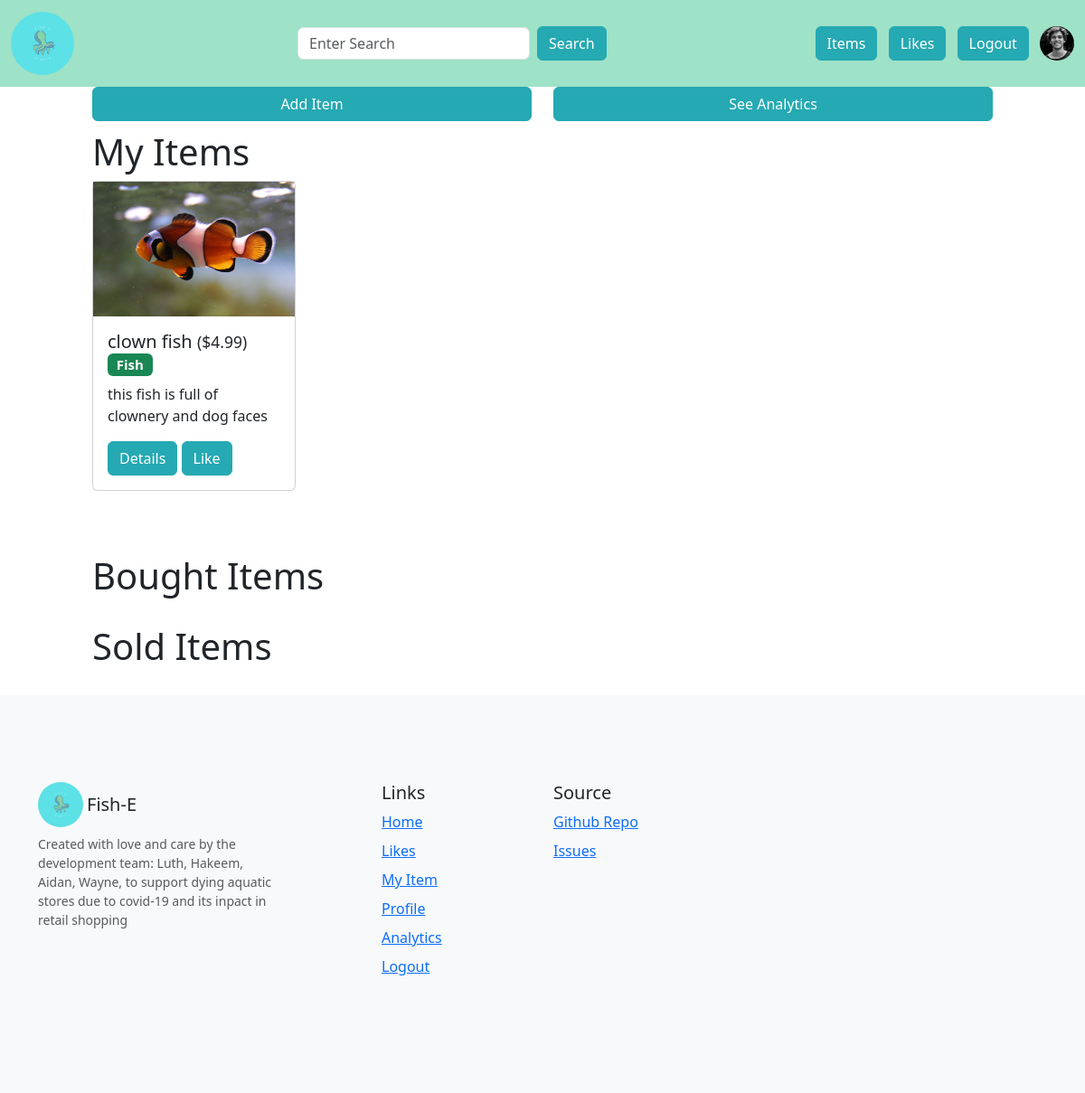
/myitems (signed in), run on the app's committed database.
### app.py (models this page shows, shortened)
class User(db.Model, UserMixin):
    __searchable__ = ["username", "description"]
    id = db.Column(db.Integer, primary_key=True)
    username = db.Column(db.String(20), unique=True, nullable=False)
    email = db.Column(db.String(120), unique=True, nullable=False)
    description = db.Column(db.String(500), nullable=True)
    image_file = db.Column(db.String(20), nullable=False, default="default.jpg")
    password = db.Column(db.String(60), nullable=False)
    date_joined = db.Column(db.DateTime, nullable=False, default=datetime.utcnow)
    items = db.relationship("Item", backref="author", lazy=True)
    bought = db.relationship(
        "Transaction", foreign_keys="Transaction.user_id", backref="buyer", lazy=True
    )
    sold = db.relationship(
        "Transaction", foreign_keys="Transaction.vendor_id", backref="seller", lazy=True
    )
    reviews = db.relationship(
        "Review", foreign_keys="Review.user_id", backref="author", lazy=True
    )
    reviewed = db.relationship(
        "Review", foreign_keys="Review.recipient_id", backref="getter", lazy=True
    )
    liked = db.relationship(
        "ItemLike", foreign_keys="ItemLike.user_id", backref="user", lazy=True
    )
    following = db.relationship(
        "UserFollow", foreign_keys="UserFollow.user_id", backref="following", lazy=True
    )
    followers = db.relationship(
        "UserFollow",
        foreign_keys="UserFollow.recipient_id",
        backref="follower",
        lazy=True,
    )
    def has_liked_item(self, item):
        return (
            ItemLike.query.filter(
                ItemLike.user_id == self.id, ItemLike.item_id == item.id
            ).count()
            > 0
        )

class Item(db.Model):
    __searchable__ = ["name", "description"]
    id = db.Column(db.Integer, primary_key=True)
    user_id = db.Column(db.Integer, db.ForeignKey("user.id"), nullable=False)
    name = db.Column(db.String(100), nullable=False)
    description = db.Column(db.String(500), nullable=False)
    category = db.Column(db.String(20), nullable=True)
    base_price = db.Column(db.Float, nullable=False)
    image_file = db.Column(db.String(200), nullable=False, default="default.jpg")
    date_posted = db.Column(db.DateTime, nullable=False, default=datetime.utcnow)
    likes = db.relationship("ItemLike", backref="item", lazy=True)
    status = db.Column(
        db.String(10), nullable=False, default="available"
    )  # "available" or "sold"

### app.py (the view)
@app.route("/myitems")
@login_required
def render_my_items():
    search_form = SearchForm()
    b_transactions = current_user.bought
    b_items = [
        Item.query.filter_by(id=transaction.item_id).first()
        for transaction in b_transactions
    ]
    s_transactions = current_user.sold
    s_items = [
        Item.query.filter_by(id=transaction.item_id).first()
        for transaction in s_transactions
    ]
    L_items = Item.query.filter_by(user_id=current_user.id, status="available").all()
    return render_template(
        "my_item.html",
        search_form=search_form,
        b_items=b_items,
        s_items=s_items,
        L_items=L_items,
    )

### app.py
class SearchForm(FlaskForm):
    search = StringField(
        validators=[DataRequired()],
        render_kw={"placeholder": "Enter Search", "style": "height: 100%;"},
    )
    submit = SubmitField("Search")

### app.py (called while the page is built)
@login_manager.user_loader
def load_user(user_id):
    return User.query.get(int(user_id))

### templates/my_item.html (shortened to what this page needs)
{% from 'macros/navbar.html' import navbar %}
{% from 'macros/base_items.html' import base_items %}
{% extends 'base.html' %}
{% block content %}
{{ navbar(search_form, current_user) }}
<div class="container">
    <div class="row mx-5">
        <div class="col btn-group"><a href="/item/add" style="width: 100%;"><button class="btn btn-primary btn1"
                    style="width: 100%;">Add Item</button></a></div>
        <div class="col btn-group"><a href="/analytics" style="width: 100%"><button class="btn btn-primary btn1"
                    style="width: 100%;">See Analytics</button></a></div>
    </div>
    <div id="text" class="row mx-5">
        {{ base_items("My Items", L_items, current_user) }}
    </div>
    <div id="text" class="row mx-5">
        {{ base_items("Bought Items", b_items, current_user) }}
    </div>
    <div id="text" class="row mx-5">
        {{ base_items("Sold Items", s_items, current_user) }}
    </div>
</div>
{% endblock content %}

### templates/macros/navbar.html (shortened to what this page needs)
{% macro navbar(form, current_user) %}
<nav id="top" class="navbar navbar-expand-lg navbar-dark ">
    <div class="container-fluid">
        <a class="navbar-brand" href="/home"><img id="logo" src="/static/img/fish/logo.png"
                alt="Insert Fish E logo"></a>
        <form class="d-flex align-items-center" action="/search" method="get">
            {{ form.search(class_="form-control me-2 align-middle") }}
            {{ form.submit(class_="btn btn-primary") }}
        </form>
        <div class="d-flex align-items-center">
            {% if current_user.is_authenticated %}
            <ul class="list-inline mb-0">
                <li class="list-inline-item"><a href="/myitems"><button class="btn btn-primary">Items</button></a></li>
                <li class="list-inline-item"><a href="/likes"><button class="btn btn-primary">Likes</button></a></li>
                <li class="list-inline-item"><a href="/logout"><button class="btn btn-primary">Logout</button></a></li>
                <li class="list-inline-item"><a href="/profile/{{ current_user.id }}"><img
                    src="{{ url_for('static', filename='img/profile/' + current_user.image_file) }}" alt="pfp"
                    class="rounded-circle" width="38px"></a></li>
            </ul>
        </div>
        {% endif %}
    </div>
</nav>
{% endmacro %}

### templates/macros/base_items.html
{% from 'macros/item_card.html' import item_card %}
{% macro base_items(title, items, current_user) %}
<div class="row">
    <div class="col">
        <div class="row">
            <div class="col">
                <h1>{{ title }}</h1>
            </div>
        </div>
        <div class="row gy-5">
            {% for item in items %}
            <div class="col-md-3">
                {{ item_card(item, current_user) }}
            </div>
            {% endfor %}
        </div>
    </div>
</div>
{% endmacro %}

### templates/macros/item_card.html (shortened to what this page needs)
{% macro item_card(item, current_user) %}
<div class="card">
    <img src="{{ url_for('static', filename='img/fish/' + item.image_file) }}" alt="insert image"
        style="display: block; max-width: 100%; height: auto;">
    <div class="card-body">
        <h5 class="card-title">{{ item.name }}
            {% if item.status == "bought" %}
            <small>(bought)</small>
            {% else %}
            <small>(${{ item.base_price }})</small>
            {% endif %}
            <span class="badge bg-success">{{ item.category }}</span>
        </h5>
        <p class="card-text">{{ item.description }}</p>
        <a href="/item/{{ item.id }}" class="btn btn-primary mx-0">Details</a>
        {% if current_user.is_authenticated %}
        {% if not current_user.has_liked_item(item) %}
        <a href="{{ url_for('like_action', item_id=item.id, action='like') }}" class="btn btn-primary">Like</a>
        {% else %}
        <a href="{{ url_for('like_action', item_id=item.id, action='unlike') }}" class="btn btn-primary">Unlike</a>
        {% endif %}
        {% else %}
        <a href="{{ url_for('like_action', item_id=item.id, action='like') }}" class="btn btn-primary">Like</a>
        {% endif %}
    </div>
</div>
{% endmacro %}

### templates/macros/navbar.html (style rules this page uses)
#top { background-color: #9ee2c7; }
.btn { background-color: #25a9b2; border-color: #25a9b2; }
#logo { border-radius: 50%; width: 70px; height: auto; }

### templates/my_item.html (style rules this page uses)
#text { margin: 10px 10px 70px 10px; }

### data on the page
User: image_file (placeholder picture)
Item: image_file (picture), name "clown fish", base_price "4.99", category "Fish", description "this fish is full of clownery and dog faces"

### other printed values
{{ title }} "My Items Bought Items Sold Items"
